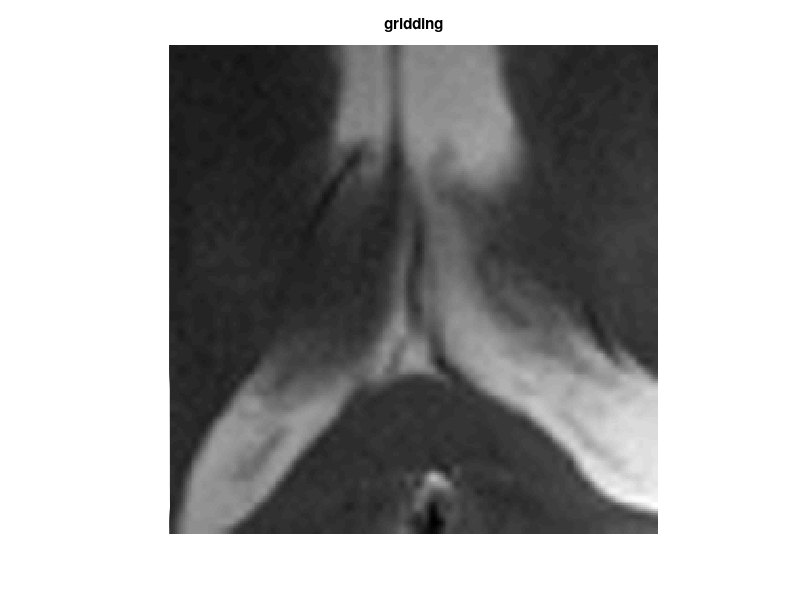

Here is the MATLAB script that generated this plot: (Note: this script raises an error after producing the figure.)
%% testscript with operator usage
clear all; close all; clc;

%% add bin to path
addpath ../bin
addpath ../../daten
addpath(genpath('./GRIDDING3D'));

%% Load data
load img_brain_4ch;
img = img(97:160,97:160,:);
img_a = repmat(img(:,:,1),[1 1 64]);
size(img_a)
figure, imshow(imresize(abs(img_a(:,:,1)),4),[]), title('gridding');

[nPE,nFE,nCh]=size(img_a);

%% Generate 96 radial projections rawdata
numSpokes = 96;

% Trajectory
theta=linspace(0,pi-pi/numSpokes,numSpokes);
rho=linspace(-0.5,0.5,nPE*2)';
k=rho*exp(-j*theta);

%% generate Fourier sampling operator
%FT = GRIDDING3D(k, 1, 1, 0, [nPE,nFE], 2);
k_traj = [real(k(:))'; imag(k(:))';zeros(1,length(k(:)))];
imwidth = nPE;
osf = 1;
wg = 3;
sw = 8;
w = ones(1,length(k(:)));
FT = gridding3D(k_traj,w,imwidth,osf,wg,sw,'deappo');

%% generate radial data
dataRadial = FT*img_a;


%% Perform Regridding with Kaiser Besser Kernel 64
osf = 2;%1,1.25,1.5,1.75,2
wg = 3;%3-7
sw = 8;
imwidth = 64;
k = E.nufftStruct.om'./(2*pi);
w = ones(E.trajectory_length,1);

G3D = GRIDDING3D(k,w,imwidth,osf,wg,sw,'deappo');

%% one call for all coils
res = zeros(E.imageDim);
kspace = reshape(data,[E.trajectory_length E.numCoils]);
%[imgRegrid_kb,kernel] = grid3D(kspace,k,w,imwidth,osf,wg,sw,'deappo');
tic
imgRegrid_kb = G3D'*kspace;
toc
%SENS corr
imgRegrid_kb = imgRegrid_kb(:,:,:,:) .* conj(smaps(:,:,:,:));

%% res = SoS of coil data
res = sqrt(sum(abs(imgRegrid_kb).^2,4));
figure, imshow(imresize(abs(res(:,:,25)),4),[]), title('gridding all coils at once');
figure, imshow(imresize(abs(z(:,:,25)),4),[]), title('reference (TGV)');

%% single call per coil 
res = zeros(E.imageDim);
tic
for coil = 1 : E.numCoils,
        disp(['iteration ',num2str(coil)]);
        coil_start =  (coil-1) * E.trajectory_length +1;
        coil_end = coil_start +  E.trajectory_length - 1;
        % get kspace data and k trajectories
        kspace = data(coil_start:coil_end);
        %[imgRegrid_kb,kernel] = grid3D(kspace,k,w,imwidth,osf,wg,sw,'deappo');
        imgRegrid_kb = G3D'*kspace;

        %SENS corr
        imgRegrid_kb = imgRegrid_kb(:,:,:) .* conj(smaps(:,:,:,coil));
        
        %res = res + imgRegrid_kb; 
        res = sqrt(abs(res).^2 + abs(imgRegrid_kb).^2);
end
toc
%%
figure, imshow(imresize(abs(res(:,:,25)),4),[]), title('gridding');

%%
%for slice = 1:64
%    figure, imshow(imresize(abs(z(:,:,slice)),4),[]);
%end
